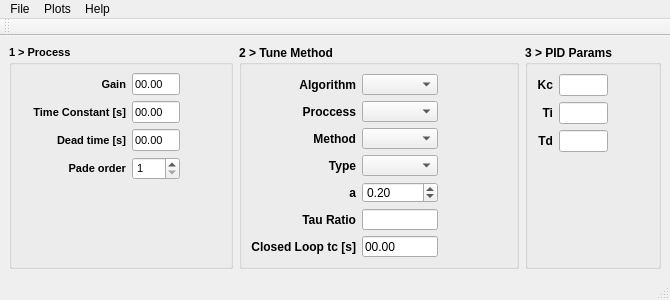
<?xml version="1.0" encoding="UTF-8"?>
<ui version="4.0">
 <class>MainWindow</class>
 <widget class="QMainWindow" name="MainWindow">
  <property name="geometry">
   <rect>
    <x>0</x>
    <y>0</y>
    <width>670</width>
    <height>300</height>
   </rect>
  </property>
  <property name="minimumSize">
   <size>
    <width>670</width>
    <height>300</height>
   </size>
  </property>
  <property name="windowTitle">
   <string>PID Tune Methods</string>
  </property>
  <property name="windowIcon">
   <iconset resource="icons/PIDTuneMethods.qrc">
    <normaloff>:/img/Calculator-32.png</normaloff>:/img/Calculator-32.png</iconset>
  </property>
  <widget class="QWidget" name="centralwidget">
   <property name="sizePolicy">
    <sizepolicy hsizetype="Preferred" vsizetype="Preferred">
     <horstretch>0</horstretch>
     <verstretch>0</verstretch>
    </sizepolicy>
   </property>
   <property name="minimumSize">
    <size>
     <width>0</width>
     <height>0</height>
    </size>
   </property>
   <property name="maximumSize">
    <size>
     <width>16777215</width>
     <height>16777215</height>
    </size>
   </property>
   <layout class="QGridLayout" name="gridLayout">
    <item row="0" column="1">
     <widget class="QGroupBox" name="gbTuneMethod">
      <property name="minimumSize">
       <size>
        <width>280</width>
        <height>0</height>
       </size>
      </property>
      <property name="font">
       <font>
        <weight>75</weight>
        <bold>true</bold>
       </font>
      </property>
      <property name="title">
       <string>2 &gt; Tune Method</string>
      </property>
      <layout class="QVBoxLayout" name="verticalLayout_4">
       <item>
        <layout class="QGridLayout" name="gridLayoutPIDMethod">
         <item row="3" column="0">
          <widget class="QLabel" name="lblPIDType">
           <property name="minimumSize">
            <size>
             <width>0</width>
             <height>0</height>
            </size>
           </property>
           <property name="font">
            <font>
             <weight>75</weight>
             <bold>true</bold>
            </font>
           </property>
           <property name="text">
            <string>Type</string>
           </property>
           <property name="alignment">
            <set>Qt::AlignRight|Qt::AlignTrailing|Qt::AlignVCenter</set>
           </property>
           <property name="buddy">
            <cstring>cmbPIDType</cstring>
           </property>
          </widget>
         </item>
         <item row="0" column="0">
          <widget class="QLabel" name="lblAlgorithm">
           <property name="text">
            <string>Algorithm</string>
           </property>
           <property name="alignment">
            <set>Qt::AlignRight|Qt::AlignTrailing|Qt::AlignVCenter</set>
           </property>
          </widget>
         </item>
         <item row="2" column="2">
          <spacer name="horizontalSpacer_2">
           <property name="orientation">
            <enum>Qt::Horizontal</enum>
           </property>
           <property name="sizeHint" stdset="0">
            <size>
             <width>100</width>
             <height>20</height>
            </size>
           </property>
          </spacer>
         </item>
         <item row="3" column="1">
          <widget class="QComboBox" name="cmbPIDType">
           <property name="font">
            <font>
             <weight>50</weight>
             <bold>false</bold>
            </font>
           </property>
           <property name="toolTip">
            <string>P or PI or PID controller type</string>
           </property>
          </widget>
         </item>
         <item row="1" column="1">
          <widget class="QComboBox" name="cmbProccess">
           <property name="font">
            <font>
             <weight>50</weight>
             <bold>false</bold>
            </font>
           </property>
           <property name="toolTip">
            <string>First order with dead time or integrating</string>
           </property>
           <property name="currentIndex">
            <number>-1</number>
           </property>
          </widget>
         </item>
         <item row="5" column="0">
          <widget class="QLabel" name="lblLambdaTauRatio">
           <property name="minimumSize">
            <size>
             <width>0</width>
             <height>0</height>
            </size>
           </property>
           <property name="font">
            <font>
             <weight>75</weight>
             <bold>true</bold>
            </font>
           </property>
           <property name="text">
            <string>Tau Ratio</string>
           </property>
           <property name="alignment">
            <set>Qt::AlignRight|Qt::AlignTrailing|Qt::AlignVCenter</set>
           </property>
           <property name="buddy">
            <cstring>leLambdaTauRatio</cstring>
           </property>
          </widget>
         </item>
         <item row="1" column="0">
          <widget class="QLabel" name="lblProccess">
           <property name="minimumSize">
            <size>
             <width>105</width>
             <height>0</height>
            </size>
           </property>
           <property name="font">
            <font>
             <weight>75</weight>
             <bold>true</bold>
            </font>
           </property>
           <property name="text">
            <string>Proccess</string>
           </property>
           <property name="alignment">
            <set>Qt::AlignRight|Qt::AlignTrailing|Qt::AlignVCenter</set>
           </property>
           <property name="buddy">
            <cstring>cmbProccess</cstring>
           </property>
          </widget>
         </item>
         <item row="6" column="1">
          <widget class="QLineEdit" name="leLambda">
           <property name="font">
            <font>
             <weight>50</weight>
             <bold>false</bold>
            </font>
           </property>
           <property name="toolTip">
            <string>closed loop tc</string>
           </property>
           <property name="inputMask">
            <string>99.99;_</string>
           </property>
           <property name="text">
            <string>00.00</string>
           </property>
           <property name="readOnly">
            <bool>false</bool>
           </property>
          </widget>
         </item>
         <item row="2" column="1">
          <widget class="QComboBox" name="cmbTuneMethod">
           <property name="font">
            <font>
             <weight>50</weight>
             <bold>false</bold>
            </font>
           </property>
           <property name="toolTip">
            <string>PID method</string>
           </property>
           <property name="currentIndex">
            <number>-1</number>
           </property>
          </widget>
         </item>
         <item row="2" column="0">
          <widget class="QLabel" name="lblTuneMethod">
           <property name="minimumSize">
            <size>
             <width>105</width>
             <height>0</height>
            </size>
           </property>
           <property name="font">
            <font>
             <weight>75</weight>
             <bold>true</bold>
            </font>
           </property>
           <property name="text">
            <string>Method</string>
           </property>
           <property name="alignment">
            <set>Qt::AlignRight|Qt::AlignTrailing|Qt::AlignVCenter</set>
           </property>
           <property name="buddy">
            <cstring>cmbTuneMethod</cstring>
           </property>
          </widget>
         </item>
         <item row="5" column="1">
          <widget class="QLineEdit" name="leLambdaTauRatio">
           <property name="enabled">
            <bool>true</bool>
           </property>
           <property name="font">
            <font>
             <weight>50</weight>
             <bold>false</bold>
            </font>
           </property>
           <property name="toolTip">
            <string>closed loop tc / process tc</string>
           </property>
           <property name="inputMask">
            <string/>
           </property>
           <property name="readOnly">
            <bool>true</bool>
           </property>
          </widget>
         </item>
         <item row="6" column="0">
          <widget class="QLabel" name="lblLambda">
           <property name="minimumSize">
            <size>
             <width>0</width>
             <height>0</height>
            </size>
           </property>
           <property name="font">
            <font>
             <weight>75</weight>
             <bold>true</bold>
            </font>
           </property>
           <property name="text">
            <string>Closed Loop tc [s]</string>
           </property>
           <property name="alignment">
            <set>Qt::AlignRight|Qt::AlignTrailing|Qt::AlignVCenter</set>
           </property>
           <property name="buddy">
            <cstring>leLambda</cstring>
           </property>
          </widget>
         </item>
         <item row="0" column="1">
          <widget class="QComboBox" name="cmbAlgorithm">
           <property name="font">
            <font>
             <weight>50</weight>
             <bold>false</bold>
            </font>
           </property>
           <property name="toolTip">
            <string>PID Algorithm</string>
           </property>
          </widget>
         </item>
         <item row="4" column="0">
          <widget class="QLabel" name="lbla">
           <property name="text">
            <string>a</string>
           </property>
           <property name="alignment">
            <set>Qt::AlignRight|Qt::AlignTrailing|Qt::AlignVCenter</set>
           </property>
          </widget>
         </item>
         <item row="4" column="1">
          <widget class="QDoubleSpinBox" name="dsba">
           <property name="font">
            <font>
             <weight>50</weight>
             <bold>false</bold>
            </font>
           </property>
           <property name="decimals">
            <number>2</number>
           </property>
           <property name="minimum">
            <double>0.000000000000000</double>
           </property>
           <property name="maximum">
            <double>0.250000000000000</double>
           </property>
           <property name="singleStep">
            <double>0.010000000000000</double>
           </property>
           <property name="value">
            <double>0.200000000000000</double>
           </property>
          </widget>
         </item>
        </layout>
       </item>
       <item>
        <spacer name="verticalSpacer_2">
         <property name="orientation">
          <enum>Qt::Vertical</enum>
         </property>
         <property name="sizeHint" stdset="0">
          <size>
           <width>20</width>
           <height>40</height>
          </size>
         </property>
        </spacer>
       </item>
      </layout>
     </widget>
    </item>
    <item row="0" column="0">
     <widget class="QGroupBox" name="gbProcess">
      <property name="minimumSize">
       <size>
        <width>0</width>
        <height>0</height>
       </size>
      </property>
      <property name="font">
       <font>
        <pointsize>8</pointsize>
        <weight>75</weight>
        <bold>true</bold>
       </font>
      </property>
      <property name="title">
       <string>1 &gt; Process</string>
      </property>
      <layout class="QVBoxLayout" name="verticalLayout_3">
       <item>
        <layout class="QGridLayout" name="gridLayoutProccess">
         <item row="1" column="0">
          <widget class="QLabel" name="lblTc">
           <property name="minimumSize">
            <size>
             <width>0</width>
             <height>0</height>
            </size>
           </property>
           <property name="font">
            <font>
             <weight>75</weight>
             <bold>true</bold>
            </font>
           </property>
           <property name="text">
            <string>Time Constant [s]</string>
           </property>
           <property name="alignment">
            <set>Qt::AlignRight|Qt::AlignTrailing|Qt::AlignVCenter</set>
           </property>
           <property name="buddy">
            <cstring>leTc</cstring>
           </property>
          </widget>
         </item>
         <item row="2" column="0">
          <widget class="QLabel" name="lblDeadTime">
           <property name="minimumSize">
            <size>
             <width>0</width>
             <height>0</height>
            </size>
           </property>
           <property name="font">
            <font>
             <weight>75</weight>
             <bold>true</bold>
            </font>
           </property>
           <property name="text">
            <string>Dead time [s]</string>
           </property>
           <property name="alignment">
            <set>Qt::AlignRight|Qt::AlignTrailing|Qt::AlignVCenter</set>
           </property>
           <property name="buddy">
            <cstring>leDeadTime</cstring>
           </property>
          </widget>
         </item>
         <item row="1" column="1">
          <widget class="QLineEdit" name="leTc">
           <property name="font">
            <font>
             <weight>50</weight>
             <bold>false</bold>
            </font>
           </property>
           <property name="toolTip">
            <string>Process time constant</string>
           </property>
           <property name="inputMask">
            <string>99.99;_</string>
           </property>
           <property name="text">
            <string>00.00</string>
           </property>
          </widget>
         </item>
         <item row="0" column="2">
          <spacer name="horizontalSpacer_1">
           <property name="orientation">
            <enum>Qt::Horizontal</enum>
           </property>
           <property name="sizeHint" stdset="0">
            <size>
             <width>100</width>
             <height>20</height>
            </size>
           </property>
          </spacer>
         </item>
         <item row="2" column="1">
          <widget class="QLineEdit" name="leDeadTime">
           <property name="font">
            <font>
             <weight>50</weight>
             <bold>false</bold>
            </font>
           </property>
           <property name="toolTip">
            <string>Process dead time</string>
           </property>
           <property name="inputMask">
            <string>99.99;_</string>
           </property>
           <property name="text">
            <string>00.00</string>
           </property>
          </widget>
         </item>
         <item row="0" column="1">
          <widget class="QLineEdit" name="leGain">
           <property name="font">
            <font>
             <weight>50</weight>
             <bold>false</bold>
            </font>
           </property>
           <property name="toolTip">
            <string>Proccess gain</string>
           </property>
           <property name="inputMask">
            <string>99.99;_</string>
           </property>
           <property name="text">
            <string>00.00</string>
           </property>
          </widget>
         </item>
         <item row="0" column="0">
          <widget class="QLabel" name="lblGain">
           <property name="minimumSize">
            <size>
             <width>105</width>
             <height>0</height>
            </size>
           </property>
           <property name="font">
            <font>
             <weight>75</weight>
             <bold>true</bold>
            </font>
           </property>
           <property name="text">
            <string>Gain</string>
           </property>
           <property name="alignment">
            <set>Qt::AlignRight|Qt::AlignTrailing|Qt::AlignVCenter</set>
           </property>
           <property name="buddy">
            <cstring>leGain</cstring>
           </property>
          </widget>
         </item>
         <item row="3" column="0">
          <widget class="QLabel" name="lblPade">
           <property name="text">
            <string>Pade order</string>
           </property>
           <property name="alignment">
            <set>Qt::AlignRight|Qt::AlignTrailing|Qt::AlignVCenter</set>
           </property>
          </widget>
         </item>
         <item row="3" column="1">
          <widget class="QSpinBox" name="sbPade">
           <property name="font">
            <font>
             <weight>50</weight>
             <bold>false</bold>
            </font>
           </property>
           <property name="minimum">
            <number>1</number>
           </property>
           <property name="maximum">
            <number>16</number>
           </property>
          </widget>
         </item>
        </layout>
       </item>
       <item>
        <spacer name="verticalSpacer_1">
         <property name="orientation">
          <enum>Qt::Vertical</enum>
         </property>
         <property name="sizeHint" stdset="0">
          <size>
           <width>20</width>
           <height>40</height>
          </size>
         </property>
        </spacer>
       </item>
      </layout>
     </widget>
    </item>
    <item row="0" column="2">
     <widget class="QGroupBox" name="gbPIDParams">
      <property name="minimumSize">
       <size>
        <width>0</width>
        <height>0</height>
       </size>
      </property>
      <property name="font">
       <font>
        <weight>75</weight>
        <bold>true</bold>
       </font>
      </property>
      <property name="title">
       <string>3 &gt; PID Params</string>
      </property>
      <layout class="QVBoxLayout" name="verticalLayout_2">
       <item>
        <layout class="QGridLayout" name="gridLayoutPIDParams">
         <item row="2" column="1">
          <widget class="QLineEdit" name="leTd">
           <property name="enabled">
            <bool>true</bool>
           </property>
           <property name="sizePolicy">
            <sizepolicy hsizetype="Preferred" vsizetype="Preferred">
             <horstretch>0</horstretch>
             <verstretch>0</verstretch>
            </sizepolicy>
           </property>
           <property name="font">
            <font>
             <weight>50</weight>
             <bold>false</bold>
            </font>
           </property>
           <property name="toolTip">
            <string>Controller derivative time</string>
           </property>
           <property name="readOnly">
            <bool>true</bool>
           </property>
          </widget>
         </item>
         <item row="2" column="0">
          <widget class="QLabel" name="lblTd">
           <property name="minimumSize">
            <size>
             <width>0</width>
             <height>0</height>
            </size>
           </property>
           <property name="font">
            <font>
             <weight>75</weight>
             <bold>true</bold>
            </font>
           </property>
           <property name="text">
            <string>Td</string>
           </property>
           <property name="alignment">
            <set>Qt::AlignRight|Qt::AlignTrailing|Qt::AlignVCenter</set>
           </property>
           <property name="buddy">
            <cstring>leTd</cstring>
           </property>
          </widget>
         </item>
         <item row="0" column="0">
          <widget class="QLabel" name="lblKc">
           <property name="minimumSize">
            <size>
             <width>0</width>
             <height>0</height>
            </size>
           </property>
           <property name="font">
            <font>
             <weight>75</weight>
             <bold>true</bold>
            </font>
           </property>
           <property name="text">
            <string>Kc</string>
           </property>
           <property name="alignment">
            <set>Qt::AlignRight|Qt::AlignTrailing|Qt::AlignVCenter</set>
           </property>
           <property name="buddy">
            <cstring>leKc</cstring>
           </property>
          </widget>
         </item>
         <item row="0" column="1">
          <widget class="QLineEdit" name="leKc">
           <property name="enabled">
            <bool>true</bool>
           </property>
           <property name="sizePolicy">
            <sizepolicy hsizetype="Preferred" vsizetype="Preferred">
             <horstretch>0</horstretch>
             <verstretch>0</verstretch>
            </sizepolicy>
           </property>
           <property name="font">
            <font>
             <weight>50</weight>
             <bold>false</bold>
            </font>
           </property>
           <property name="toolTip">
            <string>Controller gain</string>
           </property>
           <property name="readOnly">
            <bool>true</bool>
           </property>
          </widget>
         </item>
         <item row="1" column="0">
          <widget class="QLabel" name="lblTi">
           <property name="minimumSize">
            <size>
             <width>0</width>
             <height>0</height>
            </size>
           </property>
           <property name="font">
            <font>
             <weight>75</weight>
             <bold>true</bold>
            </font>
           </property>
           <property name="text">
            <string>Ti</string>
           </property>
           <property name="alignment">
            <set>Qt::AlignRight|Qt::AlignTrailing|Qt::AlignVCenter</set>
           </property>
           <property name="buddy">
            <cstring>leTi</cstring>
           </property>
          </widget>
         </item>
         <item row="1" column="1">
          <widget class="QLineEdit" name="leTi">
           <property name="enabled">
            <bool>true</bool>
           </property>
           <property name="sizePolicy">
            <sizepolicy hsizetype="Preferred" vsizetype="Preferred">
             <horstretch>0</horstretch>
             <verstretch>0</verstretch>
            </sizepolicy>
           </property>
           <property name="font">
            <font>
             <weight>50</weight>
             <bold>false</bold>
            </font>
           </property>
           <property name="toolTip">
            <string>Controller integral time</string>
           </property>
           <property name="readOnly">
            <bool>true</bool>
           </property>
          </widget>
         </item>
         <item row="0" column="2">
          <spacer name="horizontalSpacer_3">
           <property name="orientation">
            <enum>Qt::Horizontal</enum>
           </property>
           <property name="sizeHint" stdset="0">
            <size>
             <width>100</width>
             <height>20</height>
            </size>
           </property>
          </spacer>
         </item>
        </layout>
       </item>
       <item>
        <spacer name="verticalSpacer_3">
         <property name="orientation">
          <enum>Qt::Vertical</enum>
         </property>
         <property name="sizeHint" stdset="0">
          <size>
           <width>20</width>
           <height>40</height>
          </size>
         </property>
        </spacer>
       </item>
      </layout>
     </widget>
    </item>
   </layout>
  </widget>
  <widget class="QMenuBar" name="menubar">
   <property name="geometry">
    <rect>
     <x>0</x>
     <y>0</y>
     <width>670</width>
     <height>21</height>
    </rect>
   </property>
   <widget class="QMenu" name="menuFile">
    <property name="title">
     <string>File</string>
    </property>
    <addaction name="actionRefresh"/>
    <addaction name="separator"/>
    <addaction name="actionExit"/>
   </widget>
   <widget class="QMenu" name="menuHelp">
    <property name="title">
     <string>Help</string>
    </property>
    <addaction name="actionHelp"/>
    <addaction name="actionAbout"/>
   </widget>
   <widget class="QMenu" name="menuPlots">
    <property name="title">
     <string>Plots</string>
    </property>
    <addaction name="action_P_Step_Impulse_Response"/>
    <addaction name="action_CL_Step_Impulse_Response"/>
   </widget>
   <addaction name="menuFile"/>
   <addaction name="menuPlots"/>
   <addaction name="menuHelp"/>
  </widget>
  <widget class="QStatusBar" name="statusbar"/>
  <widget class="QToolBar" name="mainToolBar">
   <property name="windowTitle">
    <string>toolBar</string>
   </property>
   <attribute name="toolBarArea">
    <enum>TopToolBarArea</enum>
   </attribute>
   <attribute name="toolBarBreak">
    <bool>false</bool>
   </attribute>
  </widget>
  <action name="actionRefresh">
   <property name="icon">
    <iconset resource="icons/PIDTuneMethods.qrc">
     <normaloff>:/img/cyclic-process-16.png</normaloff>:/img/cyclic-process-16.png</iconset>
   </property>
   <property name="text">
    <string>Refresh</string>
   </property>
  </action>
  <action name="actionExit">
   <property name="icon">
    <iconset resource="icons/PIDTuneMethods.qrc">
     <normaloff>:/img/exit-16.png</normaloff>:/img/exit-16.png</iconset>
   </property>
   <property name="text">
    <string>Exit</string>
   </property>
  </action>
  <action name="actionAbout">
   <property name="icon">
    <iconset resource="icons/PIDTuneMethods.qrc">
     <normaloff>:/img/info-sign-16.png</normaloff>:/img/info-sign-16.png</iconset>
   </property>
   <property name="text">
    <string>About...</string>
   </property>
  </action>
  <action name="actionHelp">
   <property name="icon">
    <iconset resource="icons/PIDTuneMethods.qrc">
     <normaloff>:/img/help-desk-icon-16.png</normaloff>:/img/help-desk-icon-16.png</iconset>
   </property>
   <property name="text">
    <string>Help</string>
   </property>
  </action>
  <action name="action_P_Step_Impulse_Response">
   <property name="icon">
    <iconset resource="icons/PIDTuneMethods.qrc">
     <normaloff>:/img/line-graph-16.png</normaloff>:/img/line-graph-16.png</iconset>
   </property>
   <property name="text">
    <string>Process Step Plot</string>
   </property>
   <property name="toolTip">
    <string>Process Step Plot</string>
   </property>
  </action>
  <action name="action_CL_Step_Impulse_Response">
   <property name="icon">
    <iconset resource="icons/PIDTuneMethods.qrc">
     <normaloff>:/img/diagramm-16.png</normaloff>:/img/diagramm-16.png</iconset>
   </property>
   <property name="text">
    <string>Closed Loop Step Plot</string>
   </property>
   <property name="iconText">
    <string>Closed Loop Step Plot</string>
   </property>
   <property name="toolTip">
    <string>Closed Loop Step Plot</string>
   </property>
  </action>
  <action name="action_P_Bode_Response">
   <property name="icon">
    <iconset resource="icons/PIDTuneMethods.qrc">
     <normaloff>:/img/barchart-col-16.png</normaloff>:/img/barchart-col-16.png</iconset>
   </property>
   <property name="text">
    <string>Bode Plot</string>
   </property>
   <property name="toolTip">
    <string>Proccess Bode Plot</string>
   </property>
  </action>
  <action name="action_CL_Bode_Response">
   <property name="icon">
    <iconset resource="icons/PIDTuneMethods.qrc">
     <normaloff>:/img/barchart-bw-16.png</normaloff>:/img/barchart-bw-16.png</iconset>
   </property>
   <property name="text">
    <string>Bode Plot</string>
   </property>
   <property name="toolTip">
    <string>Closed Loop Bode Plot</string>
   </property>
  </action>
 </widget>
 <tabstops>
  <tabstop>leGain</tabstop>
  <tabstop>leTc</tabstop>
  <tabstop>leDeadTime</tabstop>
  <tabstop>cmbProccess</tabstop>
  <tabstop>cmbTuneMethod</tabstop>
  <tabstop>cmbPIDType</tabstop>
  <tabstop>leLambdaTauRatio</tabstop>
  <tabstop>leLambda</tabstop>
  <tabstop>leKc</tabstop>
  <tabstop>leTi</tabstop>
  <tabstop>leTd</tabstop>
 </tabstops>
 <resources>
  <include location="icons/PIDTuneMethods.qrc"/>
 </resources>
 <connections/>
</ui>
